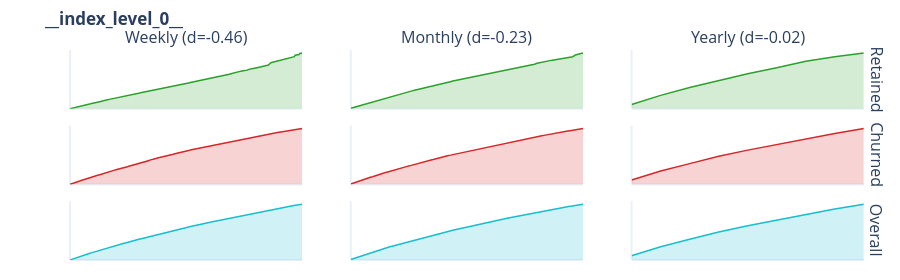
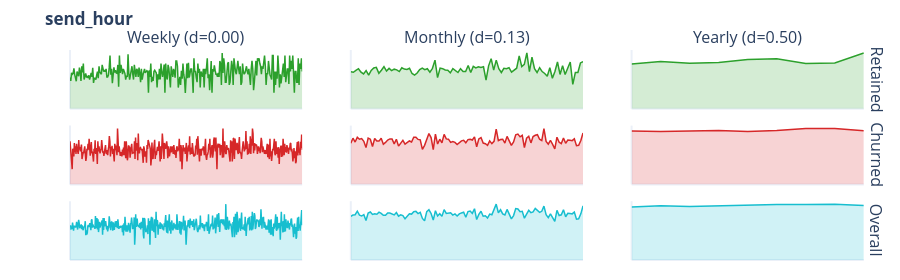
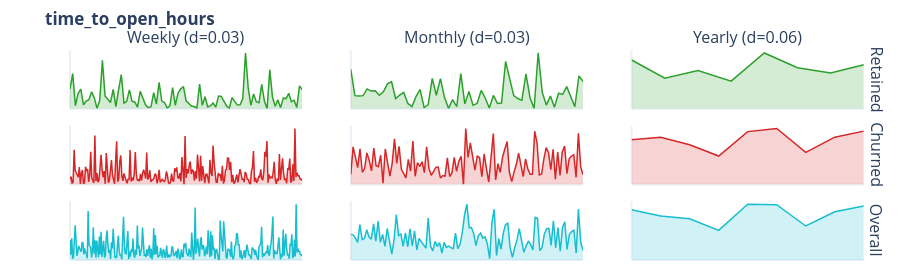

The cell these charts' notebook holds for them, in order:
### Markdown cell above
## 1c.9 Temporal Sparklines

**📈 Understanding Temporal Trends:**

Sparklines show how numeric features evolve over time:

| Pattern | What It Means | Implication |
|---------|--------------|-------------|
| Upward trend | Metric increasing | Growth or engagement |
| Downward trend | Metric decreasing | Decline or churn signal |
| Flat line | Stable metric | Consistent behavior |
| Spikes | Sudden changes | Events or anomalies |

### Code cell
# Temporal Sparklines - Cohort × Time Period per feature with analysis
sparkline_cols = []
if not LIGHT_RUN and len(numeric_event_cols) >= 2:
    variances = df[numeric_event_cols].var().sort_values(ascending=False)
    sparkline_cols = variances.index.tolist()

    print("\n" + "="*70)
    print("TEMPORAL SPARKLINES - COHORT × TIME PERIOD")
    print("="*70)
    print(f"\n{len(sparkline_cols)} features analyzed across Weekly/Monthly/Yearly periods")

    if ENTITY_COLUMN and TIME_COLUMN:
        df_spark = df.copy()
        df_spark['_week'] = period_start_time(to_datetime(df_spark[TIME_COLUMN]), 'W')
        df_spark['_month'] = period_start_time(to_datetime(df_spark[TIME_COLUMN]), 'M')
        df_spark['_year'] = period_start_time(to_datetime(df_spark[TIME_COLUMN]), 'Y')

        has_target = TARGET_COLUMN and TARGET_COLUMN in df.columns
        all_actions = []

        for col in sparkline_cols:
            if col not in df_spark.columns:
                continue

            feature_data = {}
            cohort_masks = ([("retained", df_spark[TARGET_COLUMN] == 1),
                            ("churned", df_spark[TARGET_COLUMN] == 0),
                            ("overall", slice(None))] if has_target
                           else [("overall", slice(None))])

            for cohort, mask in cohort_masks:
                cohort_df = df_spark[mask] if isinstance(mask, Series) else df_spark
                feature_data[cohort] = {
                    "weekly": cohort_df.groupby('_week')[col].mean().dropna().tolist(),
                    "monthly": cohort_df.groupby('_month')[col].mean().dropna().tolist(),
                    "yearly": cohort_df.groupby('_year')[col].mean().dropna().tolist(),
                }

            period_effects = None
            if has_target:
                analysis = charts.analyze_cohort_trends(feature_data, col)
                period_effects = {p: analysis["periods"][p]["effect_size"]
                                  for p in analysis["periods"]}
                all_actions.extend(analysis.get("actions", []))

            fig = charts.cohort_sparklines(feature_data, feature_name=col, period_effects=period_effects)
            display_figure(fig)

        if has_target and all_actions:
            print("\n" + "="*70)
            print("TREND & VARIANCE RECOMMENDATIONS")
            print("="*70)

            BOLD, RESET = "\033[1m", "\033[0m"

            type_labels = {
                "add_trend_feature": "📈 Add Trend Features (opposite cohort trends)",
                "add_time_indicator": "📅 Add Time Indicators (seasonality detected)",
                "robust_scale": "🔧 Apply Robust Scaling (high variance ratio)",
                "normalize": "📊 Apply Normalization (high variance)",
            }

            by_type = {}
            for action in all_actions:
                action_type = action["action_type"]
                if action_type not in by_type:
                    by_type[action_type] = []
                by_type[action_type].append(action)

            for action_type, actions in by_type.items():
                print(f"\n{type_labels.get(action_type, action_type)}:")
                for a in actions:
                    params_str = ", ".join(f"{k}={v}" for k, v in a.get("params", {}).items())
                    print(f"   • {BOLD}{a['feature']}{RESET}: {a['reason']}")
                    if params_str:
                        print(f"     params: {{{params_str}}}")
elif LIGHT_RUN:
    print("Sparkline analysis skipped (LIGHT_RUN)")
else:
    print("Insufficient numeric columns for sparkline visualization")
# Store sparkline recommendations for pattern_summary
SPARKLINE_RECOMMENDATIONS = [
    {"action": a["action_type"], "feature": a["feature"], "reason": a["reason"],
     "params": a.get("params", {}), "priority": "high" if a["action_type"] == "add_trend_feature" else "medium",
     "features": [f"{a['feature']}_{a['action_type']}"]}
    for a in all_actions
] if 'all_actions' in dir() and all_actions else []

### Figure 1 — Plotly figure (JSON) as saved in the notebook; plotly's stock layout.template omitted (floating-point values rounded to 4 significant figures; data arrays with more than 128 entries replaced by an {"elided": "..."} marker saying what was removed)
{"data": [{"fill": "tozeroy", "fillcolor": "rgba(44, 160, 44, 0.2)", "line": {"color": "#2ca02c", "width": 1.5}, "mode": "lines", "showlegend": false, "type": "scatter", "xaxis": "x", "y": {"elided": "297 float values"}, "yaxis": "y"}, {"fill": "tozeroy", "fillcolor": "rgba(44, 160, 44, 0.2)", "line": {"color": "#2ca02c", "width": 1.5}, "mode": "lines", "showlegend": false, "type": "scatter", "xaxis": "x2", "y": [673.6, 1711.0, 2910.0, 4152.0, 5329.0, 6214.0, 7334.0, 8284.0, 9460.0, 10520.0, 11590.0, 12650.0, 13580.0, 14570.0, 15530.0, 16620.0, 17580.0, 18500.0, 19520.0, 20540.0, 21280.0, 22370.0, 23370.0, 24140.0, 25030.0, 25880.0, 26810.0, 27530.0, 28510.0, 29230.0, 30340.0, 31200.0, 32090.0, 33130.0, 33780.0, 34550.0, 35560.0, 36280.0, 37060.0, 37930.0, 38740.0, 39470.0, 40260.0, 41140.0, 41900.0, 42660.0, 43390.0, 44020.0, 44920.0, 45710.0, 46380.0, 47250.0, 47920.0, 48740.0, 49320.0, 50030.0, 50860.0, 51380.0, 52120.0, 52950.0, 53600.0, 54100.0, 55090.0, 55730.0, 56430.0, 57260.0, 57760.0, 58610.0, 59320.0, 59940.0, 60730.0, 61190.0, 62390.0, 63750.0, 64660.0, 65230.0, 65820.0, 66380.0, 67340.0, 67910.0, 68620.0, 69180.0, 69730.0, 70300.0, 70760.0, 71700.0, 72170.0, 72830.0, 75230.0, 75950.0, 77530.0, 78070.0], "yaxis": "y2"}, {"fill": "tozeroy", "fillcolor": "rgba(44, 160, 44, 0.2)", "line": {"color": "#2ca02c", "width": 1.5}, "mode": "lines", "showlegend": false, "type": "scatter", "xaxis": "x3", "y": [5903.0, 18730.0, 29590.0, 39330.0, 48770.0, 57220.0, 66350.0, 72480.0, 77800.0], "yaxis": "y3"}, {"fill": "tozeroy", "fillcolor": "rgba(214, 39, 40, 0.2)", "line": {"color": "#d62728", "width": 1.5}, "mode": "lines", "showlegend": false, "type": "scatter", "xaxis": "x4", "y": {"elided": "426 float values"}, "yaxis": "y4"}, {"fill": "tozeroy", "fillcolor": "rgba(214, 39, 40, 0.2)", "line": {"color": "#d62728", "width": 1.5}, "mode": "lines", "showlegend": false, "type": "scatter", "xaxis": "x5", "y": [604.3, 1814.0, 3018.0, 4208.0, 5067.0, 6189.0, 7309.0, 8566.0, 9483.0, 10610.0, 11420.0, 12630.0, 13540.0, 14680.0, 15460.0, 16500.0, 17620.0, 18530.0, 19570.0, 20450.0, 21420.0, 22340.0, 23270.0, 24230.0, 24980.0, 25900.0, 26750.0, 27540.0, 28540.0, 29430.0, 30250.0, 31030.0, 32130.0, 32660.0, 33790.0, 34630.0, 35460.0, 36360.0, 37020.0, 37990.0, 38730.0, 39440.0, 40340.0, 41260.0, 41980.0, 42890.0, 43450.0, 44160.0, 44830.0, 45580.0, 46410.0, 47190.0, 47870.0, 48590.0, 49320.0, 50090.0, 50840.0, 51480.0, 52180.0, 52960.0, 53680.0, 54440.0, 55080.0, 55840.0, 56540.0, 57110.0, 57800.0, 58530.0, 59250.0, 59980.0, 60740.0, 61240.0, 61930.0, 62570.0, 63210.0, 63860.0, 64540.0, 65170.0, 66000.0, 66620.0, 67140.0, 67930.0, 68450.0, 69140.0, 69650.0, 70370.0, 71040.0, 71630.0, 72240.0, 72800.0, 73480.0, 74130.0, 74640.0, 75330.0, 75840.0, 76320.0, 76960.0, 77410.0, 78040.0, 78500.0, 79180.0, 79680.0, 80150.0, 80750.0, 81400.0, 81970.0, 82400.0, 82930.0], "yaxis": "y5"}, {"fill": "tozeroy", "fillcolor": "rgba(214, 39, 40, 0.2)", "line": {"color": "#d62728", "width": 1.5}, "mode": "lines", "showlegend": false, "type": "scatter", "xaxis": "x6", "y": [6195.0, 19190.0, 29770.0, 40430.0, 49110.0, 57360.0, 65390.0, 73010.0, 80030.0], "yaxis": "y6"}, {"fill": "tozeroy", "fillcolor": "rgba(23, 190, 207, 0.2)", "line": {"color": "#17becf", "width": 1.5}, "mode": "lines", "showlegend": false, "type": "scatter", "xaxis": "x7", "y": {"elided": "457 float values"}, "yaxis": "y7"}, {"fill": "tozeroy", "fillcolor": "rgba(23, 190, 207, 0.2)", "line": {"color": "#17becf", "width": 1.5}, "mode": "lines", "showlegend": false, "type": "scatter", "xaxis": "x8", "y": [638.0, 1742.0, 2950.0, 4185.0, 5241.0, 6205.0, 7325.0, 8412.0, 9470.0, 10570.0, 11530.0, 12640.0, 13570.0, 14620.0, 15500.0, 16550.0, 17600.0, 18510.0, 19540.0, 20490.0, 21360.0, 22350.0, 23320.0, 24200.0, 25000.0, 25890.0, 26780.0, 27540.0, 28530.0, 29350.0, 30290.0, 31070.0, 32100.0, 32770.0, 33790.0, 34600.0, 35520.0, 36290.0, 37030.0, 37970.0, 38730.0, 39460.0, 40320.0, 41200.0, 41950.0, 42820.0, 43420.0, 44140.0, 44860.0, 45620.0, 46400.0, 47210.0, 47890.0, 48610.0, 49320.0, 50080.0, 50840.0, 51460.0, 52170.0, 52950.0, 53650.0, 54420.0, 55080.0, 55810.0, 56510.0, 57170.0, 57790.0, 58550.0, 59260.0, 59970.0, 60740.0, 61230.0, 61930.0, 62560.0, 63210.0, 63840.0, 64570.0, 65180.0, 65960.0, 66560.0, 67200.0, 67920.0, 68480.0, 69150.0, 69670.0, 70360.0, 70980.0, 71640.0, 72220.0, 72800.0, 73480.0, 74130.0, 74640.0, 75290.0, 75860.0, 76320.0, 76960.0, 77430.0, 78050.0, 78500.0, 79180.0, 79680.0, 80150.0, 80750.0, 81400.0, 81970.0, 82400.0, 82930.0], "yaxis": "y8"}, {"fill": "tozeroy", "fillcolor": "rgba(23, 190, 207, 0.2)", "line": {"color": "#17becf", "width": 1.5}, "mode": "lines", "showlegend": false, "type": "scatter", "xaxis": "x9", "y": [6027.0, 18970.0, 29690.0, 40010.0, 49020.0, 57320.0, 65560.0, 72930.0, 79960.0], "yaxis": "y9"}], "layout": {"annotations": [{"font": {"size": 16}, "showarrow": false, "text": "Weekly (d=-0.46)", "x": 0.1433, "xanchor": "center", "xref": "paper", "y": 1.0, "yanchor": "bottom", "yref": "paper"}, {"font": {"size": 16}, "showarrow": false, "text": "Monthly (d=-0.23)", "x": 0.49, "xanchor": "center", "xref": "paper", "y": 1.0, "yanchor": "bottom", "yref": "paper"}, {"font": {"size": 16}, "showarrow": false, "text": "Yearly (d=-0.02)", "x": 0.8367, "xanchor": "center", "xref": "paper", "y": 1.0, "yanchor": "bottom", "yref": "paper"}, {"font": {"size": 16}, "showarrow": false, "text": "Retained", "textangle": 90, "x": 0.98, "xanchor": "left", "xref": "paper", "y": 0.86, "yanchor": "middle", "yref": "paper"}, {"font": {"size": 16}, "showarrow": false, "text": "Churned", "textangle": 90, "x": 0.98, "xanchor": "left", "xref": "paper", "y": 0.5, "yanchor": "middle", "yref": "paper"}, {"font": {"size": 16}, "showarrow": false, "text": "Overall", "textangle": 90, "x": 0.98, "xanchor": "left", "xref": "paper", "y": 0.14, "yanchor": "middle", "yref": "paper"}], "height": 280, "margin": {"b": 20, "l": 70, "r": 20, "t": 50}, "title": {"text": "<b>__index_level_0__</b>"}, "xaxis": {"anchor": "y", "domain": [0.0, 0.2867], "showgrid": false, "showticklabels": false}, "xaxis2": {"anchor": "y2", "domain": [0.3467, 0.6333], "showgrid": false, "showticklabels": false}, "xaxis3": {"anchor": "y3", "domain": [0.6933, 0.98], "showgrid": false, "showticklabels": false}, "xaxis4": {"anchor": "y4", "domain": [0.0, 0.2867], "showgrid": false, "showticklabels": false}, "xaxis5": {"anchor": "y5", "domain": [0.3467, 0.6333], "showgrid": false, "showticklabels": false}, "xaxis6": {"anchor": "y6", "domain": [0.6933, 0.98], "showgrid": false, "showticklabels": false}, "xaxis7": {"anchor": "y7", "domain": [0.0, 0.2867], "showgrid": false, "showticklabels": false}, "xaxis8": {"anchor": "y8", "domain": [0.3467, 0.6333], "showgrid": false, "showticklabels": false}, "xaxis9": {"anchor": "y9", "domain": [0.6933, 0.98], "showgrid": false, "showticklabels": false}, "yaxis": {"anchor": "x", "domain": [0.72, 1.0], "showgrid": false, "showticklabels": false}, "yaxis2": {"anchor": "x2", "domain": [0.72, 1.0], "showgrid": false, "showticklabels": false}, "yaxis3": {"anchor": "x3", "domain": [0.72, 1.0], "showgrid": false, "showticklabels": false}, "yaxis4": {"anchor": "x4", "domain": [0.36, 0.64], "showgrid": false, "showticklabels": false}, "yaxis5": {"anchor": "x5", "domain": [0.36, 0.64], "showgrid": false, "showticklabels": false}, "yaxis6": {"anchor": "x6", "domain": [0.36, 0.64], "showgrid": false, "showticklabels": false}, "yaxis7": {"anchor": "x7", "domain": [0.0, 0.28], "showgrid": false, "showticklabels": false}, "yaxis8": {"anchor": "x8", "domain": [0.0, 0.28], "showgrid": false, "showticklabels": false}, "yaxis9": {"anchor": "x9", "domain": [0.0, 0.28], "showgrid": false, "showticklabels": false}}}

### Figure 2 — Plotly figure (JSON) as saved in the notebook; plotly's stock layout.template omitted (floating-point values rounded to 4 significant figures; data arrays with more than 128 entries replaced by an {"elided": "..."} marker saying what was removed)
{"data": [{"fill": "tozeroy", "fillcolor": "rgba(44, 160, 44, 0.2)", "line": {"color": "#2ca02c", "width": 1.5}, "mode": "lines", "showlegend": false, "type": "scatter", "xaxis": "x", "y": {"elided": "297 float values"}, "yaxis": "y"}, {"fill": "tozeroy", "fillcolor": "rgba(44, 160, 44, 0.2)", "line": {"color": "#2ca02c", "width": 1.5}, "mode": "lines", "showlegend": false, "type": "scatter", "xaxis": "x2", "y": [12.94, 12.74, 13.43, 14.0, 12.79, 12.17, 13.33, 11.78, 13.42, 14.25, 14.45, 12.4, 13.46, 14.75, 13.18, 14.11, 13.33, 13.83, 13.58, 13.0, 14.33, 13.88, 13.75, 14.14, 12.33, 11.78, 12.5, 13.7, 14.22, 13.67, 14.0, 12.8, 14.12, 17.0, 10.88, 14.22, 14.0, 13.55, 13.43, 12.57, 14.0, 13.18, 12.67, 14.0, 13.0, 13.0, 15.14, 12.67, 14.8, 14.25, 14.67, 14.4, 14.67, 10.0, 15.0, 17.5, 13.5, 17.0, 14.0, 12.67, 14.12, 14.0, 14.33, 12.8, 13.6, 14.17, 18.5, 14.75, 15.5, 19.5, 13.0, 18.0, 14.0, 12.67, 14.33, 13.0, 12.33, 11.33, 14.33, 10.67, 13.0, 16.33, 12.0, 15.0, 12.0, 14.0, 16.33, 8.5, 12.67, 12.67, 16.0, 16.5], "yaxis": "y2"}, {"fill": "tozeroy", "fillcolor": "rgba(44, 160, 44, 0.2)", "line": {"color": "#2ca02c", "width": 1.5}, "mode": "lines", "showlegend": false, "type": "scatter", "xaxis": "x3", "y": [13.01, 13.75, 13.24, 13.49, 14.31, 14.53, 13.15, 13.35, 16.25], "yaxis": "y3"}, {"fill": "tozeroy", "fillcolor": "rgba(214, 39, 40, 0.2)", "line": {"color": "#d62728", "width": 1.5}, "mode": "lines", "showlegend": false, "type": "scatter", "xaxis": "x4", "y": {"elided": "426 float values"}, "yaxis": "y4"}, {"fill": "tozeroy", "fillcolor": "rgba(214, 39, 40, 0.2)", "line": {"color": "#d62728", "width": 1.5}, "mode": "lines", "showlegend": false, "type": "scatter", "xaxis": "x5", "y": [12.74, 14.3, 13.12, 14.58, 14.0, 14.18, 13.36, 11.4, 14.33, 14.0, 11.71, 14.22, 13.43, 13.42, 14.3, 12.42, 13.0, 13.75, 14.08, 14.07, 12.56, 14.0, 11.86, 12.73, 13.62, 12.44, 13.09, 13.45, 13.12, 14.62, 14.6, 13.93, 13.8, 10.86, 12.1, 14.25, 15.75, 14.5, 10.75, 15.58, 12.5, 14.0, 12.89, 15.5, 14.09, 14.0, 13.0, 13.29, 13.0, 12.33, 13.07, 13.5, 13.67, 12.88, 13.88, 14.0, 13.75, 14.7, 11.67, 14.1, 14.5, 12.81, 12.6, 12.1, 13.47, 12.62, 13.33, 17.1, 13.56, 13.91, 14.0, 12.82, 14.88, 13.36, 12.08, 13.15, 15.33, 15.57, 14.73, 15.2, 11.43, 14.3, 14.91, 12.86, 14.83, 15.2, 15.4, 14.0, 13.56, 17.3, 13.33, 12.45, 13.6, 12.4, 11.0, 14.62, 13.08, 12.62, 14.38, 12.73, 13.71, 13.64, 13.55, 14.1, 12.0, 12.13, 13.57, 15.93], "yaxis": "y5"}, {"fill": "tozeroy", "fillcolor": "rgba(214, 39, 40, 0.2)", "line": {"color": "#d62728", "width": 1.5}, "mode": "lines", "showlegend": false, "type": "scatter", "xaxis": "x6", "y": [13.4, 13.27, 13.37, 13.55, 13.28, 13.54, 14.0, 14.02, 13.46], "yaxis": "y6"}, {"fill": "tozeroy", "fillcolor": "rgba(23, 190, 207, 0.2)", "line": {"color": "#17becf", "width": 1.5}, "mode": "lines", "showlegend": false, "type": "scatter", "xaxis": "x7", "y": {"elided": "457 float values"}, "yaxis": "y7"}, {"fill": "tozeroy", "fillcolor": "rgba(23, 190, 207, 0.2)", "line": {"color": "#17becf", "width": 1.5}, "mode": "lines", "showlegend": false, "type": "scatter", "xaxis": "x8", "y": [12.84, 13.21, 13.32, 14.35, 13.19, 12.93, 13.34, 11.61, 13.81, 14.12, 13.39, 13.57, 13.45, 14.08, 13.71, 13.14, 13.14, 13.8, 13.83, 13.64, 13.27, 13.94, 12.87, 13.28, 13.07, 12.11, 12.81, 13.57, 13.5, 14.21, 14.3, 13.65, 14.0, 12.22, 11.56, 14.24, 14.78, 13.69, 11.74, 14.47, 12.94, 13.62, 12.83, 14.82, 13.71, 13.7, 13.88, 13.2, 13.56, 12.92, 13.55, 13.85, 14.07, 12.56, 14.25, 14.41, 13.7, 15.08, 11.9, 13.42, 14.33, 12.88, 13.0, 12.33, 13.5, 13.29, 14.62, 16.43, 13.91, 14.77, 13.56, 13.25, 14.88, 13.42, 12.08, 13.06, 15.13, 15.0, 14.21, 14.31, 12.3, 13.46, 14.62, 13.9, 14.12, 15.17, 14.68, 14.0, 14.32, 15.83, 13.33, 12.45, 13.6, 12.5, 11.38, 14.62, 13.08, 13.3, 14.8, 12.73, 13.71, 13.64, 13.55, 14.1, 12.0, 12.13, 13.57, 15.93], "yaxis": "y8"}, {"fill": "tozeroy", "fillcolor": "rgba(23, 190, 207, 0.2)", "line": {"color": "#17becf", "width": 1.5}, "mode": "lines", "showlegend": false, "type": "scatter", "xaxis": "x9", "y": [13.18, 13.51, 13.32, 13.53, 13.56, 13.8, 13.85, 13.91, 13.54], "yaxis": "y9"}], "layout": {"annotations": [{"font": {"size": 16}, "showarrow": false, "text": "Weekly (d=0.00)", "x": 0.1433, "xanchor": "center", "xref": "paper", "y": 1.0, "yanchor": "bottom", "yref": "paper"}, {"font": {"size": 16}, "showarrow": false, "text": "Monthly (d=0.13)", "x": 0.49, "xanchor": "center", "xref": "paper", "y": 1.0, "yanchor": "bottom", "yref": "paper"}, {"font": {"size": 16}, "showarrow": false, "text": "Yearly (d=0.50)", "x": 0.8367, "xanchor": "center", "xref": "paper", "y": 1.0, "yanchor": "bottom", "yref": "paper"}, {"font": {"size": 16}, "showarrow": false, "text": "Retained", "textangle": 90, "x": 0.98, "xanchor": "left", "xref": "paper", "y": 0.86, "yanchor": "middle", "yref": "paper"}, {"font": {"size": 16}, "showarrow": false, "text": "Churned", "textangle": 90, "x": 0.98, "xanchor": "left", "xref": "paper", "y": 0.5, "yanchor": "middle", "yref": "paper"}, {"font": {"size": 16}, "showarrow": false, "text": "Overall", "textangle": 90, "x": 0.98, "xanchor": "left", "xref": "paper", "y": 0.14, "yanchor": "middle", "yref": "paper"}], "height": 280, "margin": {"b": 20, "l": 70, "r": 20, "t": 50}, "title": {"text": "<b>send_hour</b>"}, "xaxis": {"anchor": "y", "domain": [0.0, 0.2867], "showgrid": false, "showticklabels": false}, "xaxis2": {"anchor": "y2", "domain": [0.3467, 0.6333], "showgrid": false, "showticklabels": false}, "xaxis3": {"anchor": "y3", "domain": [0.6933, 0.98], "showgrid": false, "showticklabels": false}, "xaxis4": {"anchor": "y4", "domain": [0.0, 0.2867], "showgrid": false, "showticklabels": false}, "xaxis5": {"anchor": "y5", "domain": [0.3467, 0.6333], "showgrid": false, "showticklabels": false}, "xaxis6": {"anchor": "y6", "domain": [0.6933, 0.98], "showgrid": false, "showticklabels": false}, "xaxis7": {"anchor": "y7", "domain": [0.0, 0.2867], "showgrid": false, "showticklabels": false}, "xaxis8": {"anchor": "y8", "domain": [0.3467, 0.6333], "showgrid": false, "showticklabels": false}, "xaxis9": {"anchor": "y9", "domain": [0.6933, 0.98], "showgrid": false, "showticklabels": false}, "yaxis": {"anchor": "x", "domain": [0.72, 1.0], "showgrid": false, "showticklabels": false}, "yaxis2": {"anchor": "x2", "domain": [0.72, 1.0], "showgrid": false, "showticklabels": false}, "yaxis3": {"anchor": "x3", "domain": [0.72, 1.0], "showgrid": false, "showticklabels": false}, "yaxis4": {"anchor": "x4", "domain": [0.36, 0.64], "showgrid": false, "showticklabels": false}, "yaxis5": {"anchor": "x5", "domain": [0.36, 0.64], "showgrid": false, "showticklabels": false}, "yaxis6": {"anchor": "x6", "domain": [0.36, 0.64], "showgrid": false, "showticklabels": false}, "yaxis7": {"anchor": "x7", "domain": [0.0, 0.28], "showgrid": false, "showticklabels": false}, "yaxis8": {"anchor": "x8", "domain": [0.0, 0.28], "showgrid": false, "showticklabels": false}, "yaxis9": {"anchor": "x9", "domain": [0.0, 0.28], "showgrid": false, "showticklabels": false}}}

### Figure 3 — Plotly figure (JSON) as saved in the notebook; plotly's stock layout.template omitted (floating-point values rounded to 4 significant figures; data arrays with more than 128 entries replaced by an {"elided": "..."} marker saying what was removed)
{"data": [{"fill": "tozeroy", "fillcolor": "rgba(44, 160, 44, 0.2)", "line": {"color": "#2ca02c", "width": 1.5}, "mode": "lines", "showlegend": false, "type": "scatter", "xaxis": "x", "y": [6.9, 12.3, 1.1, 5.3, 6.9, 1.4, 2.7, 3.2, 5.9, 3.8, 0.2, 2.867, 16.9, 4.4, 3.3, 2.2, 6.8, 0.8, 6.7, 11.95, 1.95, 2.6, 6.6, 2.6, 2.4, 0.6, 6.1, 4.0, 1.3, 0.4, 0.7, 5.6, 1.65, 9.2, 2.7, 2.2, 0.3, 1.0, 7.4, 1.2, 5.4, 6.9, 7.8, 2.8, 1.8, 1.0, 0.8, 0.2, 8.6, 1.2, 4.2, 0.7, 1.0, 2.0, 0.6, 4.467, 4.3, 2.6, 1.0, 0.2, 3.9, 2.6, 1.3, 1.4, 3.6, 19.5, 7.3, 1.2, 5.2, 2.5, 2.1, 8.5, 2.7, 0.1, 13.6, 4.0, 0.9, 3.1, 0.4, 3.8, 3.5, 5.4, 2.5, 3.0, 0.5, 8.0, 6.7], "yaxis": "y"}, {"fill": "tozeroy", "fillcolor": "rgba(44, 160, 44, 0.2)", "line": {"color": "#2ca02c", "width": 1.5}, "mode": "lines", "showlegend": false, "type": "scatter", "xaxis": "x2", "y": [9.6, 3.2, 3.1, 3.2, 4.85, 4.317, 4.4, 3.3, 4.125, 6.08, 6.6, 2.5, 3.35, 4.0, 1.3, 0.55, 2.967, 4.7, 0.3, 1.0, 7.4, 3.3, 7.35, 2.8, 0.1, 2.25, 0.5, 8.6, 1.2, 4.2, 0.85, 1.3, 4.467, 2.633, 0.2, 3.25, 1.3, 1.4, 11.55, 7.3, 3.2, 2.5, 2.1, 8.5, 2.7, 0.1, 13.6, 4.0, 0.9, 3.1, 0.4, 3.8, 3.5, 5.4, 2.75, 0.5, 8.0, 6.7], "yaxis": "y2"}, {"fill": "tozeroy", "fillcolor": "rgba(44, 160, 44, 0.2)", "line": {"color": "#2ca02c", "width": 1.5}, "mode": "lines", "showlegend": false, "type": "scatter", "xaxis": "x3", "y": [4.593, 2.882, 3.608, 2.607, 5.26, 3.871, 3.38, 4.14], "yaxis": "y3"}, {"fill": "tozeroy", "fillcolor": "rgba(214, 39, 40, 0.2)", "line": {"color": "#d62728", "width": 1.5}, "mode": "lines", "showlegend": false, "type": "scatter", "xaxis": "x4", "y": {"elided": "225 float values"}, "yaxis": "y4"}, {"fill": "tozeroy", "fillcolor": "rgba(214, 39, 40, 0.2)", "line": {"color": "#d62728", "width": 1.5}, "mode": "lines", "showlegend": false, "type": "scatter", "xaxis": "x5", "y": [1.7, 6.35, 4.6, 2.85, 6.0, 2.05, 2.675, 5.333, 4.075, 2.3, 6.133, 3.175, 3.0, 4.933, 0.2, 6.0, 3.7, 1.4, 3.571, 7.7, 3.567, 6.45, 2.55, 1.8, 1.1, 4.25, 2.233, 7.35, 1.367, 3.667, 3.06, 3.833, 2.0, 6.35, 2.675, 1.533, 2.1, 2.86, 2.933, 1.075, 1.5, 1.4, 4.5, 1.333, 1.933, 4.56, 2.2, 3.9, 4.743, 0.0, 9.45, 4.55, 7.033, 4.433, 2.4, 4.767, 4.54, 1.3, 5.15, 2.686, 0.4, 4.575, 8.589, 0.75, 3.5, 2.05, 4.6, 6.0, 7.267, 2.05, 0.4667, 2.075, 3.4, 5.3, 3.25, 1.3, 4.3, 2.65, 1.7, 1.7, 9.0, 7.05, 1.6, 1.75, 4.375, 6.22, 5.367, 2.483, 5.95, 0.9, 5.48, 1.5, 5.5, 6.475, 1.8, 4.32, 4.8, 5.033, 1.2, 8.633, 3.0, 1.633], "yaxis": "y5"}, {"fill": "tozeroy", "fillcolor": "rgba(214, 39, 40, 0.2)", "line": {"color": "#d62728", "width": 1.5}, "mode": "lines", "showlegend": false, "type": "scatter", "xaxis": "x6", "y": [3.759, 3.96, 3.324, 2.379, 4.432, 4.69, 2.696, 3.968, 4.474], "yaxis": "y6"}, {"fill": "tozeroy", "fillcolor": "rgba(23, 190, 207, 0.2)", "line": {"color": "#17becf", "width": 1.5}, "mode": "lines", "showlegend": false, "type": "scatter", "xaxis": "x7", "y": {"elided": "270 float values"}, "yaxis": "y7"}, {"fill": "tozeroy", "fillcolor": "rgba(23, 190, 207, 0.2)", "line": {"color": "#17becf", "width": 1.5}, "mode": "lines", "showlegend": false, "type": "scatter", "xaxis": "x8", "y": [4.333, 4.25, 3.743, 2.967, 6.0, 3.45, 3.66, 5.1, 3.92, 3.517, 6.1, 3.175, 6.6, 3.0, 4.325, 2.3, 5.333, 3.22, 0.975, 3.39, 7.7, 4.133, 4.4, 2.329, 4.6, 2.2, 5.283, 2.375, 4.933, 1.72, 3.667, 3.06, 2.5, 2.0, 7.1, 2.38, 1.533, 3.15, 2.286, 2.933, 1.15, 2.983, 2.14, 2.35, 2.1, 1.933, 4.56, 1.9, 2.65, 4.743, 7.7, 9.45, 5.467, 5.5, 4.433, 2.425, 4.1, 4.54, 3.7, 3.925, 2.686, 0.25, 6.38, 8.589, 0.75, 3.625, 1.82, 4.6, 6.0, 6.225, 2.05, 0.4667, 2.075, 3.4, 5.3, 3.25, 1.3, 2.35, 3.225, 2.6, 1.7, 7.2, 7.05, 1.6, 2.083, 4.375, 5.267, 5.367, 2.483, 6.633, 2.06, 5.48, 1.5, 5.5, 6.475, 1.8, 4.32, 4.8, 5.033, 1.2, 8.633, 3.0, 1.633], "yaxis": "y8"}, {"fill": "tozeroy", "fillcolor": "rgba(23, 190, 207, 0.2)", "line": {"color": "#17becf", "width": 1.5}, "mode": "lines", "showlegend": false, "type": "scatter", "xaxis": "x9", "y": [4.15, 3.639, 3.404, 2.447, 4.62, 4.573, 2.814, 3.988, 4.474], "yaxis": "y9"}], "layout": {"annotations": [{"font": {"size": 16}, "showarrow": false, "text": "Weekly (d=0.03)", "x": 0.1433, "xanchor": "center", "xref": "paper", "y": 1.0, "yanchor": "bottom", "yref": "paper"}, {"font": {"size": 16}, "showarrow": false, "text": "Monthly (d=0.03)", "x": 0.49, "xanchor": "center", "xref": "paper", "y": 1.0, "yanchor": "bottom", "yref": "paper"}, {"font": {"size": 16}, "showarrow": false, "text": "Yearly (d=0.06)", "x": 0.8367, "xanchor": "center", "xref": "paper", "y": 1.0, "yanchor": "bottom", "yref": "paper"}, {"font": {"size": 16}, "showarrow": false, "text": "Retained", "textangle": 90, "x": 0.98, "xanchor": "left", "xref": "paper", "y": 0.86, "yanchor": "middle", "yref": "paper"}, {"font": {"size": 16}, "showarrow": false, "text": "Churned", "textangle": 90, "x": 0.98, "xanchor": "left", "xref": "paper", "y": 0.5, "yanchor": "middle", "yref": "paper"}, {"font": {"size": 16}, "showarrow": false, "text": "Overall", "textangle": 90, "x": 0.98, "xanchor": "left", "xref": "paper", "y": 0.14, "yanchor": "middle", "yref": "paper"}], "height": 280, "margin": {"b": 20, "l": 70, "r": 20, "t": 50}, "title": {"text": "<b>time_to_open_hours</b>"}, "xaxis": {"anchor": "y", "domain": [0.0, 0.2867], "showgrid": false, "showticklabels": false}, "xaxis2": {"anchor": "y2", "domain": [0.3467, 0.6333], "showgrid": false, "showticklabels": false}, "xaxis3": {"anchor": "y3", "domain": [0.6933, 0.98], "showgrid": false, "showticklabels": false}, "xaxis4": {"anchor": "y4", "domain": [0.0, 0.2867], "showgrid": false, "showticklabels": false}, "xaxis5": {"anchor": "y5", "domain": [0.3467, 0.6333], "showgrid": false, "showticklabels": false}, "xaxis6": {"anchor": "y6", "domain": [0.6933, 0.98], "showgrid": false, "showticklabels": false}, "xaxis7": {"anchor": "y7", "domain": [0.0, 0.2867], "showgrid": false, "showticklabels": false}, "xaxis8": {"anchor": "y8", "domain": [0.3467, 0.6333], "showgrid": false, "showticklabels": false}, "xaxis9": {"anchor": "y9", "domain": [0.6933, 0.98], "showgrid": false, "showticklabels": false}, "yaxis": {"anchor": "x", "domain": [0.72, 1.0], "showgrid": false, "showticklabels": false}, "yaxis2": {"anchor": "x2", "domain": [0.72, 1.0], "showgrid": false, "showticklabels": false}, "yaxis3": {"anchor": "x3", "domain": [0.72, 1.0], "showgrid": false, "showticklabels": false}, "yaxis4": {"anchor": "x4", "domain": [0.36, 0.64], "showgrid": false, "showticklabels": false}, "yaxis5": {"anchor": "x5", "domain": [0.36, 0.64], "showgrid": false, "showticklabels": false}, "yaxis6": {"anchor": "x6", "domain": [0.36, 0.64], "showgrid": false, "showticklabels": false}, "yaxis7": {"anchor": "x7", "domain": [0.0, 0.28], "showgrid": false, "showticklabels": false}, "yaxis8": {"anchor": "x8", "domain": [0.0, 0.28], "showgrid": false, "showticklabels": false}, "yaxis9": {"anchor": "x9", "domain": [0.0, 0.28], "showgrid": false, "showticklabels": false}}}
